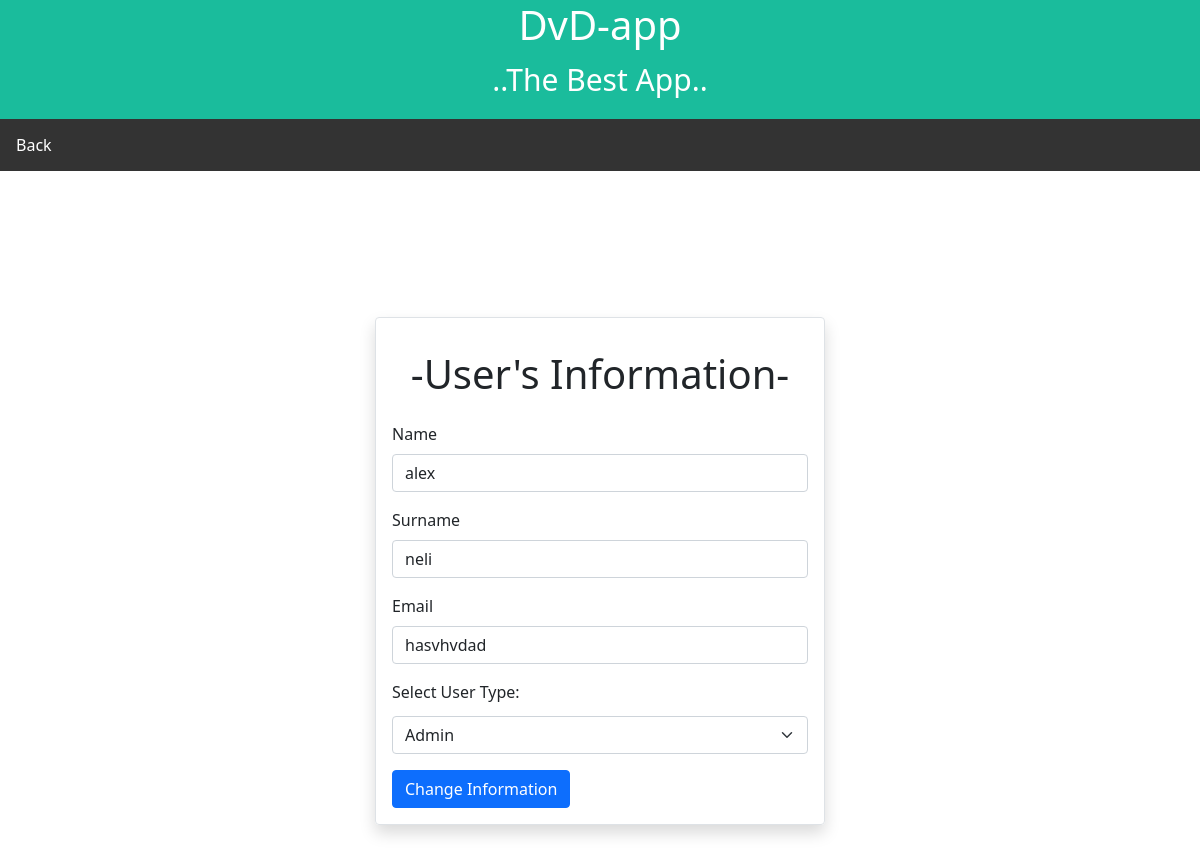
Page /dvdapp/edit.php?status=edit-update&u_id=2 on the committed database.
### tables this page shows
CREATE TABLE `users` (
  `u_id` int(11) NOT NULL,
  `u_approved` int(11) NOT NULL,
  `u_role` enum('client','employer','admin') NOT NULL,
  `u_username` varchar(255) NOT NULL,
  `u_password` varchar(255) NOT NULL,
  `u_name` varchar(255) NOT NULL,
  `u_surname` varchar(255) NOT NULL,
  `u_email` varchar(255) NOT NULL
);

### dvdapp/edit.php (the view, shortened to what this page needs)
<?php
 include "db_conn.php";
 if ((isset($_GET['u_id'])) && ($_GET['status'] == 'edit-update')) {
        $u_id = $_GET['u_id'];
        $sql = "select u_id,
                        u_name,
						u_surname,
						u_email,
						u_role
                from users where u_id = '$u_id'";
        $result = mysqli_query($conn, $sql);
        $row = mysqli_fetch_array($result);
        $u_name = $row['u_name'];
        $u_surname = $row['u_surname'];
        $u_email = $row['u_email'];
		$u_role = $row['u_role'];
    }
?>
<!DOCTYPE html>
<html>
<head>
	<link href="https://cdn.jsdelivr.net/npm/bootstrap@5.0.1/dist/css/bootstrap.min.css" rel="stylesheet">
</head>
<body>
<div class="header" style="padding: 1px; text-align: center; background: #1abc9c; color: white; font-size: 30px">
<h1>DvD-app</h1>
<p>..The Best App..</p>
</div>
<ul style="list-style-type:none; margin:0; padding:0; overflow:hidden; background-color:#333">
				<li style="float:left;"><a href="all_users.php"style="display:block; color:white; text-align:center; padding: 14px 16px; text-decoration: none;">Back</a></li>
			</ul>
	<div class="container d-flex justify-content-center align-items-center" style="min-height: 100vh">
	<form class="border shadow p-3 rounded"  method="post" style="width: 450px">
	<h1 class="text-center p-3">-User's Information-</h1>
  <div class="mb-3">
    <label for="u_name"
	class="form-label">Name</label>
    <input type="text" class="form-control" id="u_name" name = "u_name" value = "<?=$u_name?>">
  </div>
  <div class="mb-3">
    <label for="u_surname"
	class="form-label">Surname</label>
    <input type="text" class="form-control" id="u_surname" name = "u_surname" value = "<?=$u_surname?>">
  </div>
  <div class="mb-3">
    <label for="u_email"
	class="form-label">Email</label>
    <input type="text" class="form-control" id="u_email" name = "u_email" value = "<?=$u_email?>">
  </div>
  <div class="mb-1">
    <label class="form-label">Select User Type:</label>
  </div>
  <?php if ($u_role == 'admin'){?>
  <select class="form-select mb-3" name="u_role" aria-label="Default select example" >
  <option selected value="admin">Admin</option>
</select>
 <?php }else if($u_role == 'client') { ?>
  <select class="form-select mb-3" name="u_role" aria-label="Default select example" >
  <option selected value="client">Client</option>
  <option value="employer">Employer</option>
  <option  value="admin">Admin</option>
</select>
  <?php } ?>
<button type="submit" class="btn btn-primary" name="submit" value="update1">Change Information</button><br>
</form>
		</body>
</html>

### rows in the picture
users: u_name "alex", u_surname "neli", u_email "hasvhvdad"
